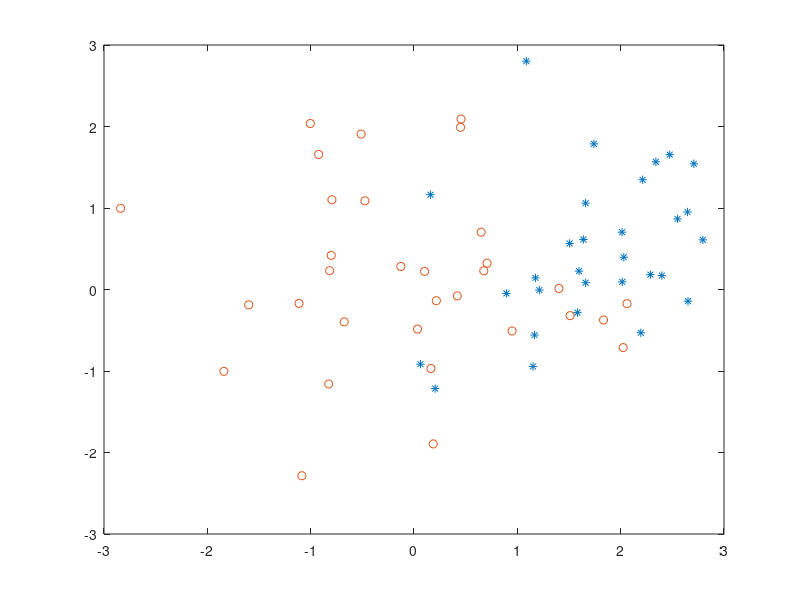

Source code (MATLAB):
% Data generation for optimal linear classifier with separable patterns using SVM

nD = 2;
mn1 = 4 * rand(1, nD);
mn2 = 0 * rand(1, nD);
N1 = 30;
N2 = 32;
M1 = ones(N1, 1) * mn1;
M2 = ones(N2, 1) * mn2;
d = [ones(N1, 1); -ones(N2, 1)];

X1 = randn(N1, 2) + M1;
X2 = randn(N2, 2) + M2;
X = [X1; X2];

plot(X1(:,1), X1(:,2), '*', X2(:,1), X2(:,2), 'o'), shg;
save data1 X d X1 X2;